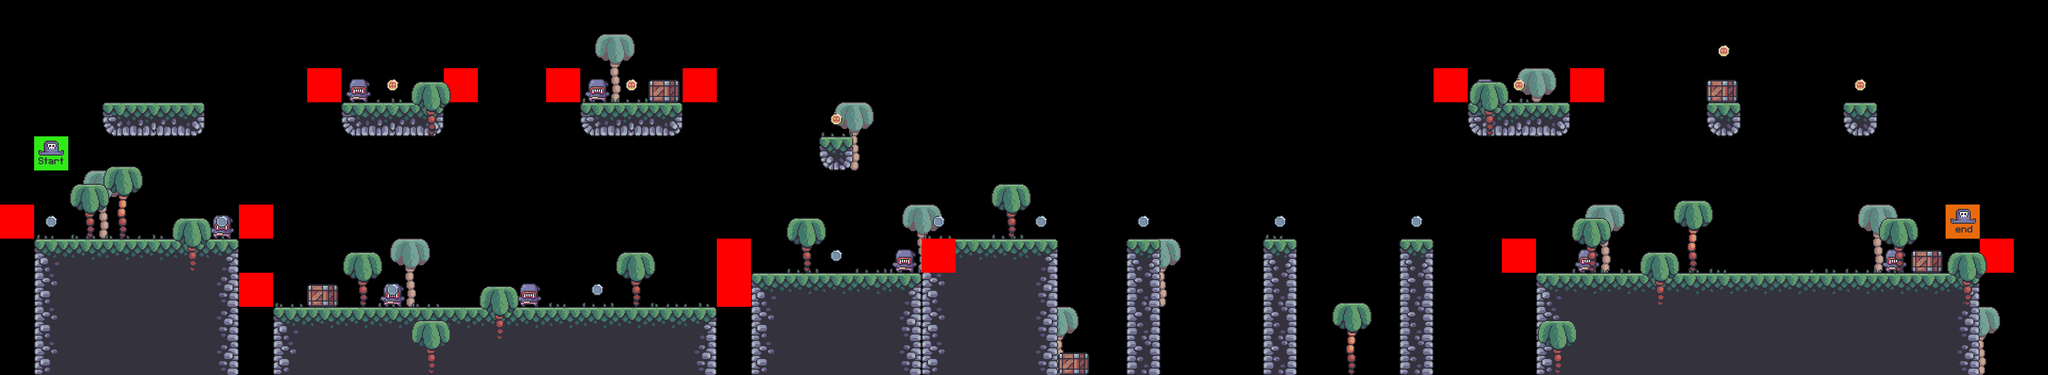

This is a level from a 2D game, rendered from its Tiled map with the project's own tilesets. A one-line summary and the map file follow, with tile-layer data summarised:
An orthogonal 60x11 tile map with 64x64 px tiles, 9 tile layers (bg_palms, terrain, crates, grass, ...), 7 tilesets.

<map version="1.10" tiledversion="1.10.2" orientation="orthogonal" renderorder="right-down" width="60" height="11" tilewidth="64" tileheight="64" infinite="0" nextlayerid="10" nextobjectid="1">
 <editorsettings>
  <export target="../0/level_0.csv" format="csv" />
 </editorsettings>
 <tileset firstgid="1" source="../tilesets/terrain_tiles.tsx" />
 <tileset firstgid="17" source="../tilesets/coin_tiles.tsx" />
 <tileset firstgid="19" source="../tilesets/grass_tiles.tsx" />
 <tileset firstgid="24" source="../tilesets/palms.tsx" />
 <tileset firstgid="27" source="../tilesets/crates.tsx" />
 <tileset firstgid="28" source="../tilesets/player_tiles.tsx" />
 <tileset firstgid="30" source="../tilesets/enemy_tiles.tsx" />
 <layer id="5" name="bg_palms" width="60" height="11">
  <data>[660 cells, 12 non-empty, 1 distinct tile ids]</data>
 </layer>
 <layer id="1" name="terrain" width="60" height="11">
  <data>[660 cells, 147 non-empty, 12 distinct tile ids]</data>
 </layer>
 <layer id="6" name="crates" width="60" height="11">
  <data>[660 cells, 5 non-empty, 1 distinct tile ids]</data>
 </layer>
 <layer id="3" name="grass" width="60" height="11">
  <data>[660 cells, 31 non-empty, 5 distinct tile ids]</data>
 </layer>
 <layer id="8" name="enemies" width="60" height="11">
  <data>[660 cells, 9 non-empty, 1 distinct tile ids]</data>
 </layer>
 <layer id="9" name="constraints" width="60" height="11">
  <data>[660 cells, 14 non-empty, 1 distinct tile ids]</data>
 </layer>
 <layer id="4" name="fg_palms" width="60" height="11">
  <data>[660 cells, 18 non-empty, 2 distinct tile ids]</data>
 </layer>
 <layer id="2" name="coins" width="60" height="11">
  <data>[660 cells, 16 non-empty, 2 distinct tile ids]</data>
 </layer>
 <layer id="7" name="player" width="60" height="11">
  <data>[660 cells, 2 non-empty, 2 distinct tile ids]</data>
 </layer>
</map>
